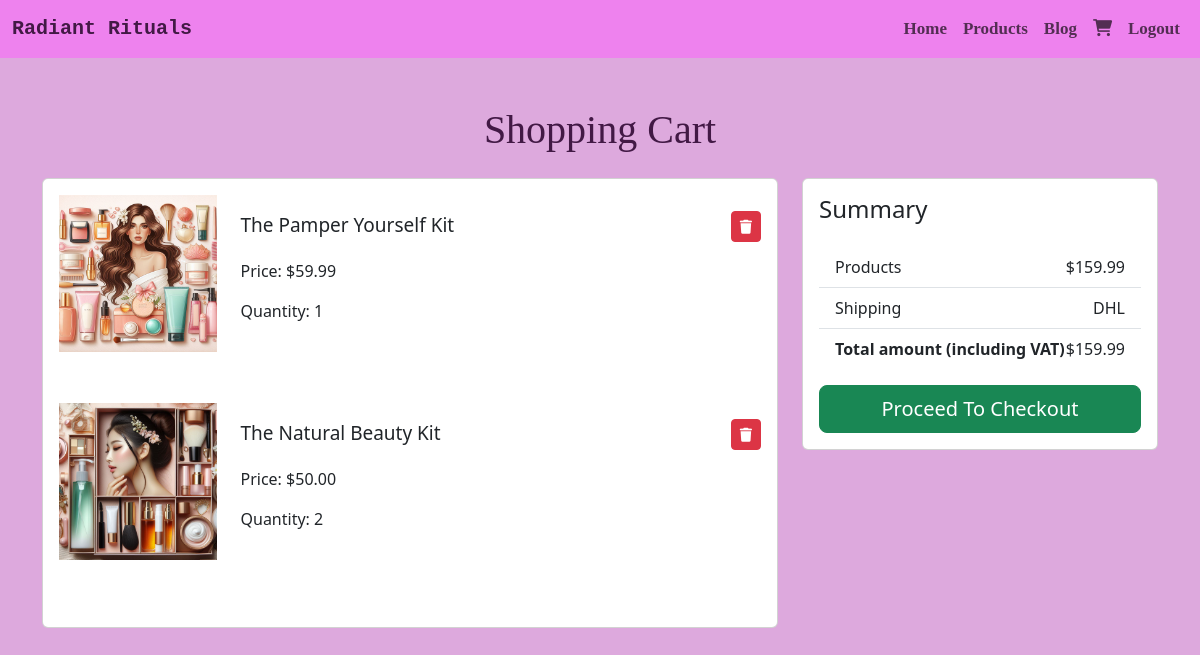
The page /products/cart/ (signed in) on the database its author committed.
### products/models.py (models this page shows)
class Product(models.Model):
    GENDER_CHOICES = (
        ('Male', 'Male'),
        ('Female', 'Female'),
        ('Unisex', 'Unisex'),
    )
    CATEGORY_CHOICES = (
        ('Haircare', 'Haircare'),
        ('Skincare', 'Skincare'),
        ('Bodycare', 'Bodycare'),
        ('Fragrance', 'Fragrance'),
        ('Beauty Boxes', 'Beauty Boxes'),
        ('Other', "Other"),
    )
    user = models.ForeignKey(User, on_delete=models.CASCADE, default=1)
    name = models.CharField(max_length=255)
    description = models.TextField()
    price = models.DecimalField(max_digits=10, decimal_places=2)
    image = models.ImageField(upload_to='product_images/')
    created_at = models.DateTimeField(auto_now_add=True)
    category = models.CharField(max_length=20, choices=CATEGORY_CHOICES, default='Other')
    gender = models.CharField(max_length=10, choices=GENDER_CHOICES, default="Unisex")
    quantity = models.IntegerField(default=1)

### products/views.py (the view)
# urls.py: path('cart/', view_cart, name='view_cart'),
def view_cart(request):
    cart, created = Cart.objects.get_or_create(user=request.user)
    products = cart.products.all()
    total_price = sum(product.price * product.quantity for product in products)
    return render(request, 'products/cart.html', {'cart': cart, 'products': products, 'total_price': total_price})

### products/templates/products/cart.html
{% extends 'base.html' %}
{% block content %}
  <section class="py-5">
    <div class="container">
      <h1 class="mb-4" style="text-align: center; font-family: cursive; color: rgb(66, 25, 69);">Shopping Cart</h1>
      {% if products %}
        <div class="row">
          <div class="col-md-8">
            <div class="card mb-4">
              <div class="card-body">
                {% for product in products %}
                  <div class="row mb-5">
                    <div class="col-md-3">
                      <img src="{{ product.image.url }}" alt="{{ product.name }}" class="img-fluid">
                    </div>
                    <div class="col-md-9">
                      <div class="d-flex justify-content-between align-items-start mt-3 mb-3">
                        <div>
                          <a class="nav-link" href="{% url 'product_detail' product_id=product.id %}" style="height: 3rem; font-size: 19px; font-weight: 500; transition: transform 0.3s ease-out;" onmouseover="this.style.transform='scale(1.075)'" onmouseout="this.style.transform='scale(1)'">{{ product.name }}</a>
                          <p>Price: ${{ product.price }}</p>
                          <p>Quantity: {{ product.quantity }}</p>
                        </div>
                        <div>
                          <a href="{% url 'remove_from_cart' product.id %}" class="btn btn-danger btn-sm"><i class="fas fa-trash"></i></a>
                        </div>
                      </div>
                    </div>
                  </div>
                {% endfor %}
              </div>
            </div>
          </div>
          <div class="col-md-4">
            <div class="card">
              <div class="card-body">
                <h4 class="mb-4">Summary</h4>
                <ul class="list-group list-group-flush">
                  <li class="list-group-item d-flex justify-content-between align-items-center">
                    Products
                    <span>${{ total_price }}</span>
                  </li>
                  <li class="list-group-item d-flex justify-content-between align-items-center">
                    Shipping
                    <span>DHL</span>
                  </li>
                  <li class="list-group-item d-flex justify-content-between align-items-center">
                    <strong>Total amount (including VAT)</strong>
                    <span>${{ total_price }}</span>
                  </li>
                </ul>
                <a href="{% url 'shipping_details' %}" class="btn btn-success btn-lg btn-block mt-3 mx-auto d-block">Proceed To Checkout</a>
              </div>
            </div>
          </div>
        </div>
      {% else %}
        <h5 style="text-align: center;">Your cart is empty.</h5>
      {% endif %}
    </div>
  </section>
{% endblock %}

### rows shown on the page
Product: image (picture), name "The Pamper Yourself Kit", price "59.99", quantity "1"
Product: image (picture), name "The Natural Beauty Kit", price "50.00", quantity "2"

### other values the page prints
{{ total_price }} "159.99"
